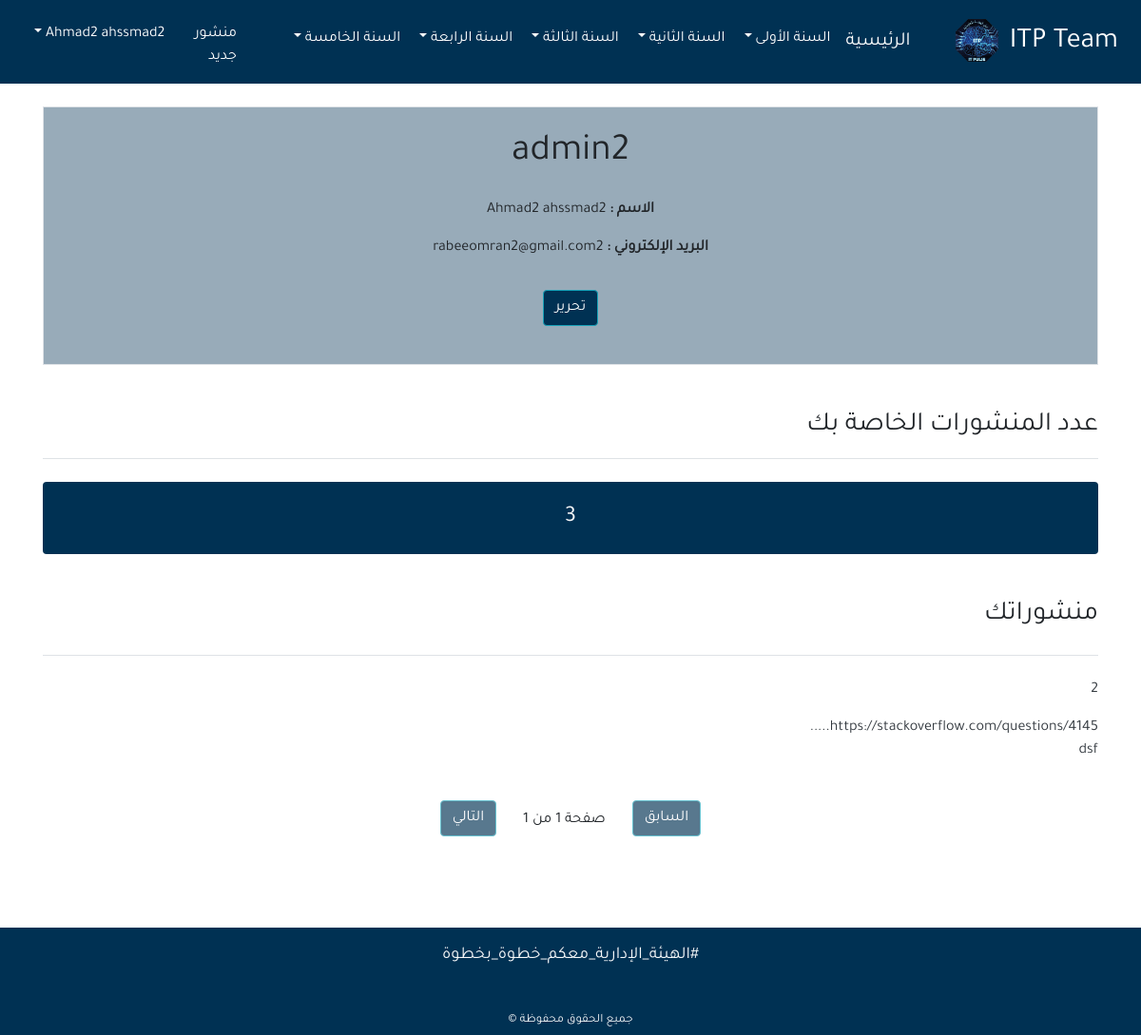
The page /profile/ (signed in) on the database as committed earlier.
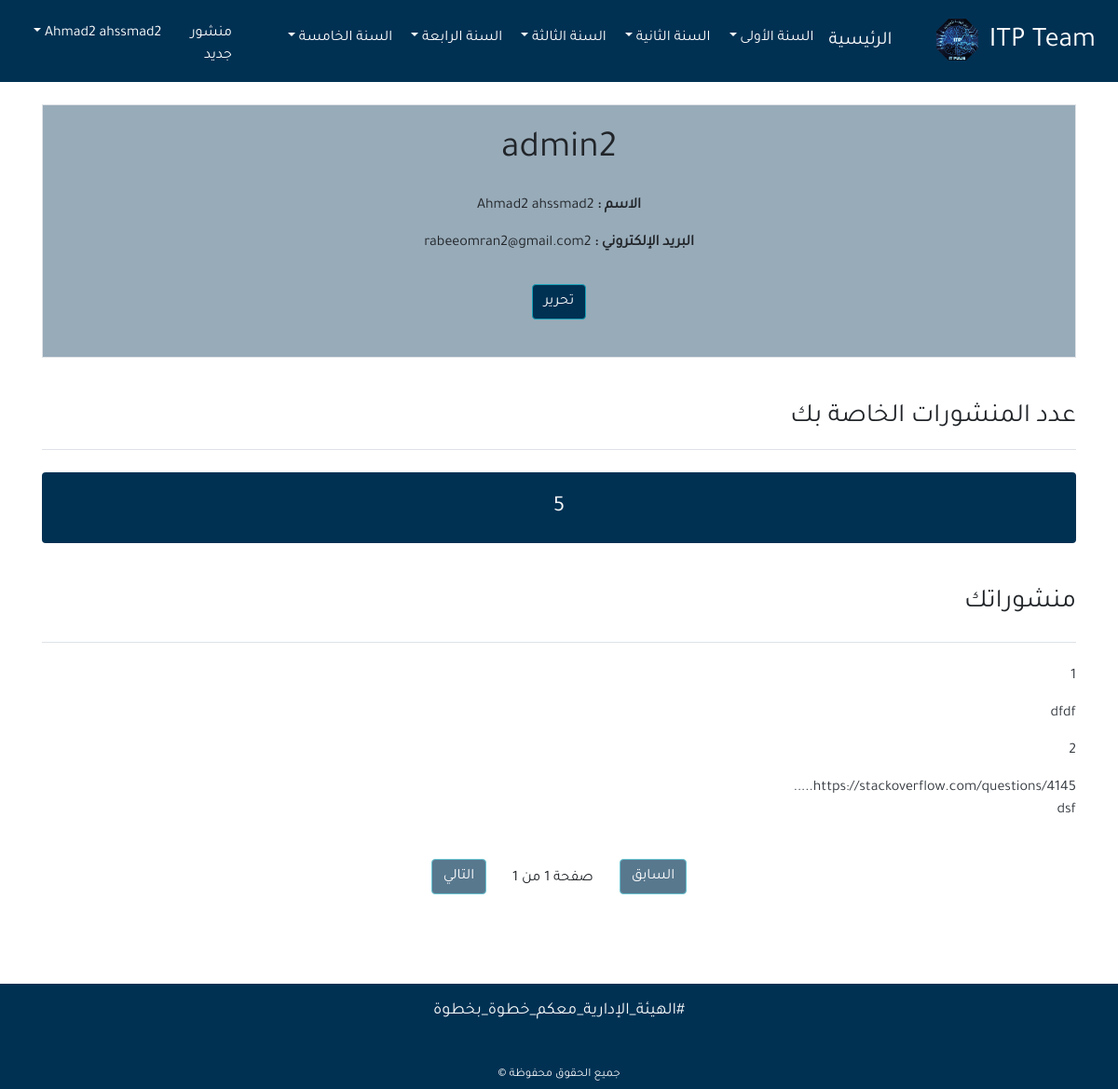
The same page on the database as committed later.
### app/models.py (models this page shows, shortened)
class Post(models.Model):
    owner = models.ForeignKey(User, related_name='post_owner', on_delete=models.CASCADE,)
    session_year = models.ForeignKey(SessionYear, related_name='session_year', on_delete=models.CASCADE,)
    subject = models.ForeignKey(Subject, related_name='subject_c', on_delete=models.CASCADE,)
    content = models.CharField(max_length=150)
    url = models.URLField()
    subject_type = models.CharField(max_length=15, choices=SUBJECT_TYPE)
    post_type = models.CharField(max_length=15, choices=POST_TYPE)
    updated_at = models.DateTimeField(auto_now=True)
    created_at = models.DateTimeField(auto_now_add=True)
    class Meta:
        ordering = ('-created_at',)

### app/views.py (the view)
# urls.py: path('profile/', views.profile, name="profile"),
@login_required(login_url='login')
def profile(request):
    posts = Post.objects.filter(owner=request.user, session_year =SESSION_YEAR)
    post_list = Post.objects.filter(owner=request.user, session_year =SESSION_YEAR)
    paginator = Paginator(post_list, 10)
    page = request.GET.get('page')
    num =  Post.objects.filter(owner=request.user,  session_year =SESSION_YEAR).count()
    try:
        post_list = paginator.page(page)
    except PageNotAnInteger:
        post_list = paginator.page(1)
    except EmptyPage:
        post_list = paginator.page(paginator.num_pages)
    return render(request, 'profile.html', {
        "title": "الملف الشخصي",
        "posts": posts,
        'page': page,
        'num': num,
        'post_list': post_list,
    })

### app/templatetags/post_tag.py (called while the page is built)
@register.inclusion_tag('dropdown.html')
def dropdown():
      year_1 = Subject.objects.filter(year_num__year=1,session=SESSION_NUM1)
      year_2 = Subject.objects.filter(year_num__year=2 ,session=SESSION_NUM1)
      year_3 = Subject.objects.filter(year_num__year=3,session=SESSION_NUM1)
      year_4 = Subject.objects.filter(year_num__year=4,session=SESSION_NUM1)
      year_5 = Subject.objects.filter(year_num__year=5,session=SESSION_NUM1)
      context = {
        'year_1':year_1,
         'year_2':year_2,
          'year_3':year_3,
          'year_4':year_4,
           'year_5':year_5
          }
      return context

### app/templates/profile.html (shortened to what this page needs)
{% extends 'base.html'%}
 {%block content%}
 <div class="col-md-12 mt-5">
<div class="border p-4 mb-5  "  style="background-color: #00305367;">
<div class="row">
    <div class="col-md-12  text-center">
        <h1 class="mb-4">{{user.username}}</h2>
        <P class ="font-weight-bold">الاسم : <SPAN class ="font-weight-normal">{{user.first_name}} {{user.last_name}}</SPAN></P>
        <P class ="font-weight-bold">البريد الإلكتروني : <SPAN class ="font-weight-normal">{{user.email}}</SPAN></P>
    </div>
    <div class="col-md-12 mx-auto text-center">
        <div class="mt-3">
            <a class ="btn btn-info  mb-3"  style="background-color: #003153;" href="{% url 'profile_update' %}">  تحرير</a>
        </div>
       </div>
</div>
</div>
<div class="row mb-5">
    <div class="col-md">
    <h3 class="border-bottom  pb-3 mb-4"  >عدد المنشورات الخاصة بك </h3>
        <h4 class=" rounded  text-center p-4 text-light"  style="background-color: #003153;">
            {{num}}
 <h3 class="border-bottom  mb-4 pb-4 pb-3 mt-5">منشوراتك</h3>
        {% for post in post_list %}
   <ul class="p-0">
            <a  style=" text-decoration: none;" href="{% url 'subject_page' post.subject.id %}" class="text-dark">
                {% if post.content|length > 40%}
    {{post.content|slice:'40'}}.....
    {% else %}
    {{post.content}}
  </a>
        </ul>
{% endif %}
      {% endfor %}
{% include 'pagination.html' with page=post_list %}
</div>
</div>
     {%endblock%}

Rows that differ between the two databases and show on the page:
added Post: content "1"
added Post: content "dfdf"
Other text that changed with them:
{{ num }}: "3" → "5"
